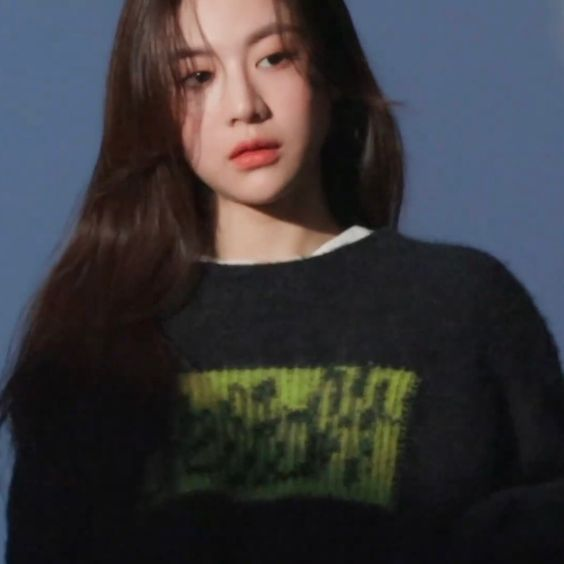
#> input picture PRA-PRAKTIKUM/MODUL6/assets/gyj.jpg, 564 x 564 px, found by its file name
$ python Kegiatan3.py
#> lines starting #> are read from the running program, lines starting #| are printed output that depends on the picture
from PIL import Image, ImageOps, ImageDraw, ImageFont, ImageEnhance

image = Image.open("D:\KULIAH\SEMESTER 5\FUNGSIONAL\PRAKTIKUM\Click Here\PRA-PRAKTIKUM\MODUL6/assets/gyj.jpg")
#> image is the input picture: PIL image 564x564 RGB; mean R, G, B 56.8, 55.7, 59.3

enhancer = ImageEnhance.Brightness(image)
brightened = enhancer.enhance(1.5)
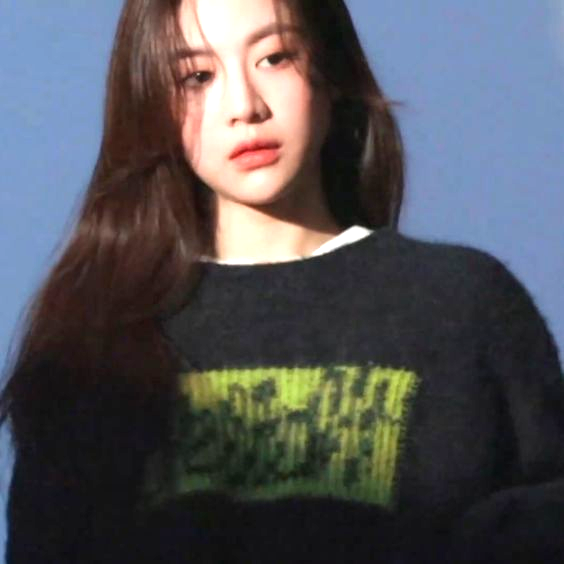
#> brightened: PIL image 564x564 RGB; mean R, G, B 82.3, 83.1, 88.6

enhancer = ImageEnhance.Contrast(brightened)
final = enhancer.enhance(1.2)
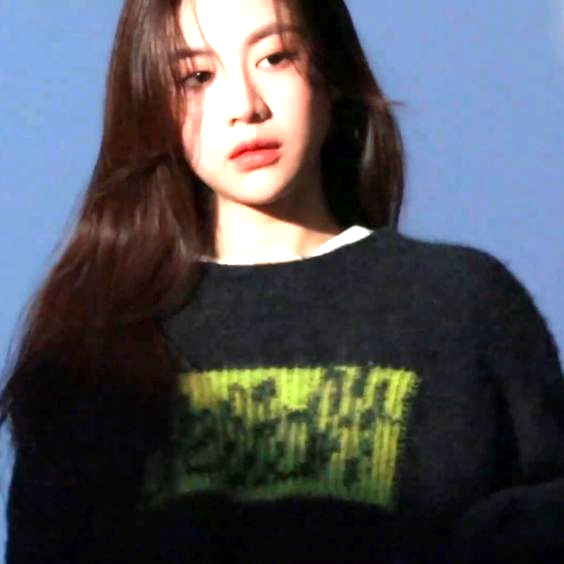
#> final: PIL image 564x564 RGB; mean R, G, B 79.5, 81.7, 88.9

# final.save("gyjawaw.jpg")
final.show()
